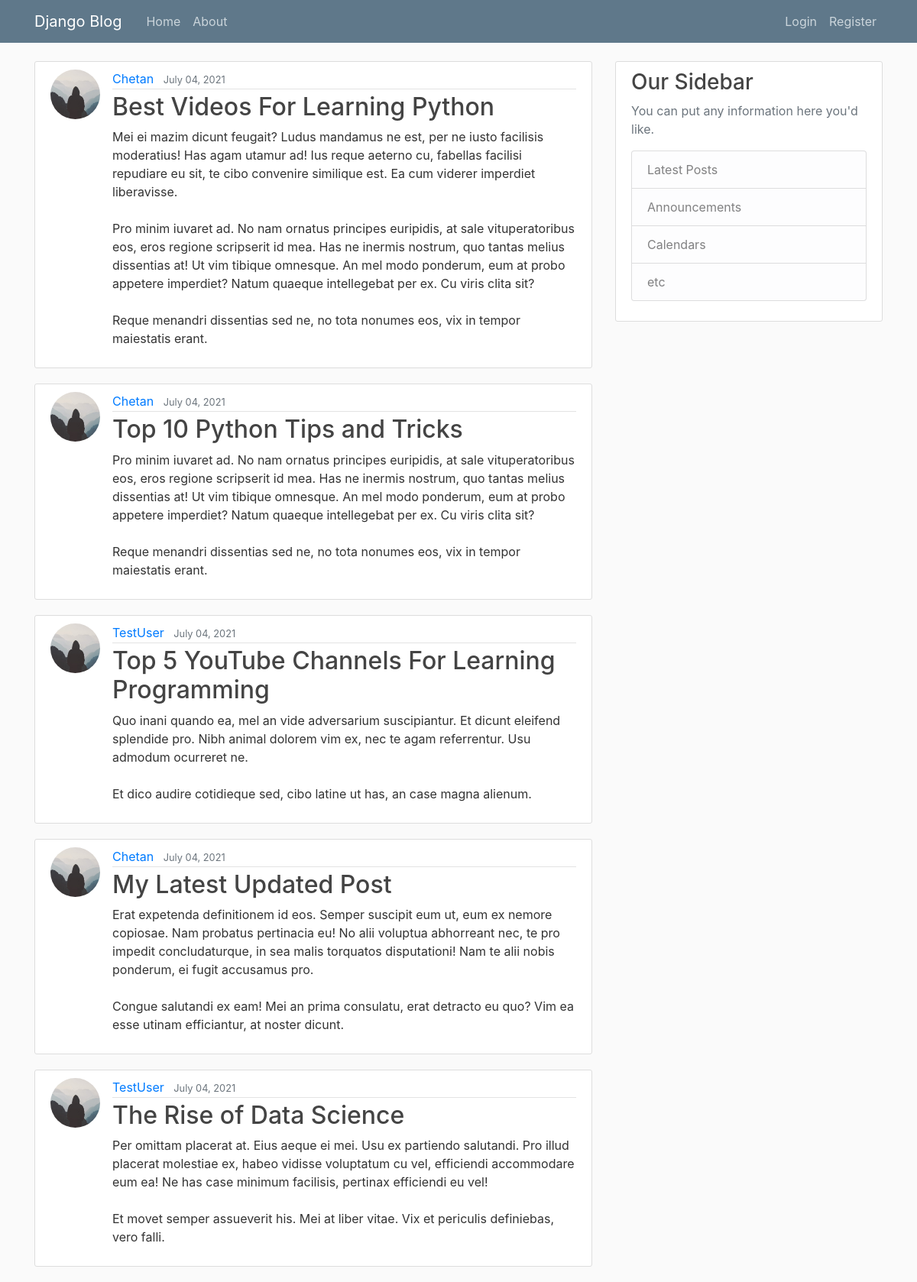
The page / on the database its author committed.
### blog/models.py (models this page shows, shortened)
class Post(models.Model):
    title = models.CharField(max_length=100)
    content = models.TextField()
    date_posted = models.DateTimeField(default=timezone.now)
    author = models.ForeignKey(User, on_delete=models.CASCADE)

### users/models.py (models this page shows, shortened)
class Profile(models.Model):
    user = models.OneToOneField(User, on_delete=models.CASCADE)
    image = models.ImageField(default='default.jpg', upload_to='profile_pics')

### blog/views.py (the view)
# urls.py: path('', PostListView.as_view(), name='blog-home'),
class PostListView(ListView):
    model = Post
    template_name = 'blog/home.html'  # <app>/<model>_<viewtype>.html
    context_object_name = 'posts'
    ordering = ['-date_posted']
    paginate_by = 5

### blog/templates/blog/home.html
{% extends "blog/base.html" %}
{% block content %}
    {% for post in posts %}
        <article class="media content-section">
          <img class="rounded-circle article-img" src="{{ post.author.profile.image.url }}">
          <div class="media-body">
            <div class="article-metadata">
              <a class="mr-2" href="#">{{ post.author }}</a>
              <small class="text-muted">{{ post.date_posted|date:"F d, Y" }}</small>
            </div>
            <h2><a class="article-title" href="{% url 'post-detail' post.id %}">{{ post.title }}</a></h2>
            <p class="article-content">{{ post.content }}</p>
          </div>
        </article>
    {% endfor %}
{% endblock content %}

### blog/static/blog/main.css (style rules this page uses)
body { background: #fafafa; color: #333333; margin-top: 5rem; }
h1, h2, h3, h4, h5, h6 { color: #444444; }
.content-section { background: #ffffff; padding: 10px 20px; border: 1px solid #dddddd; border-radius: 3px; margin-bottom: 20px; }
.article-title { color: #444444; }
.article-content { white-space: pre-line; }
.article-img { height: 65px; width: 65px; margin-right: 16px; }
.article-metadata { padding-bottom: 1px; margin-bottom: 4px; border-bottom: 1px solid #e3e3e3 }

### rows shown on the page
Post: author.profile.image (placeholder picture), author "Chetan", date_posted "July 04, 2021", title "Best Videos For Learning Python", content "Mei ei mazim dicunt feugait? Ludus mandamus ne est, per ne iusto facilisis moderatius! Has agam utamur ad! Ius reque aeterno cu, fabellas facilisi repudiare eu sit, te cibo convenire similique est. Ea cum viderer imperdiet liberavisse. Pro minim iuvaret ad. No nam ornatus principes euripidis, at sale vituperatoribus eos, eros regione scripserit id mea. Has ne inermis nostrum, quo tantas melius dissentias at! Ut vim tibique omnesque. An mel modo ponderum, eum at probo appetere imperdiet? Natum quaeque intellegebat per ex. Cu viris clita sit? Reque menandri dissentias sed ne, no tota nonumes eos, vix in tempor maiestatis erant."
Post: author.profile.image (placeholder picture), author "Chetan", date_posted "July 04, 2021", title "Top 10 Python Tips and Tricks", content "Pro minim iuvaret ad. No nam ornatus principes euripidis, at sale vituperatoribus eos, eros regione scripserit id mea. Has ne inermis nostrum, quo tantas melius dissentias at! Ut vim tibique omnesque. An mel modo ponderum, eum at probo appetere imperdiet? Natum quaeque intellegebat per ex. Cu viris clita sit? Reque menandri dissentias sed ne, no tota nonumes eos, vix in tempor maiestatis erant."
Post: author.profile.image (placeholder picture), author "TestUser", date_posted "July 04, 2021", title "Top 5 YouTube Channels For Learning Programming", content "Quo inani quando ea, mel an vide adversarium suscipiantur. Et dicunt eleifend splendide pro. Nibh animal dolorem vim ex, nec te agam referrentur. Usu admodum ocurreret ne. Et dico audire cotidieque sed, cibo latine ut has, an case magna alienum."
Post: author.profile.image (placeholder picture), author "Chetan", date_posted "July 04, 2021", title "My Latest Updated Post", content "Erat expetenda definitionem id eos. Semper suscipit eum ut, eum ex nemore copiosae. Nam probatus pertinacia eu! No alii voluptua abhorreant nec, te pro impedit concludaturque, in sea malis torquatos disputationi! Nam te alii nobis ponderum, ei fugit accusamus pro. Congue salutandi ex eam! Mei an prima consulatu, erat detracto eu quo? Vim ea esse utinam efficiantur, at noster dicunt."
Post: author.profile.image (placeholder picture), author "TestUser", date_posted "July 04, 2021", title "The Rise of Data Science", content "Per omittam placerat at. Eius aeque ei mei. Usu ex partiendo salutandi. Pro illud placerat molestiae ex, habeo vidisse voluptatum cu vel, efficiendi accommodare eum ea! Ne has case minimum facilisis, pertinax efficiendi eu vel! Et movet semper assueverit his. Mei at liber vitae. Vix et periculis definiebas, vero falli."
